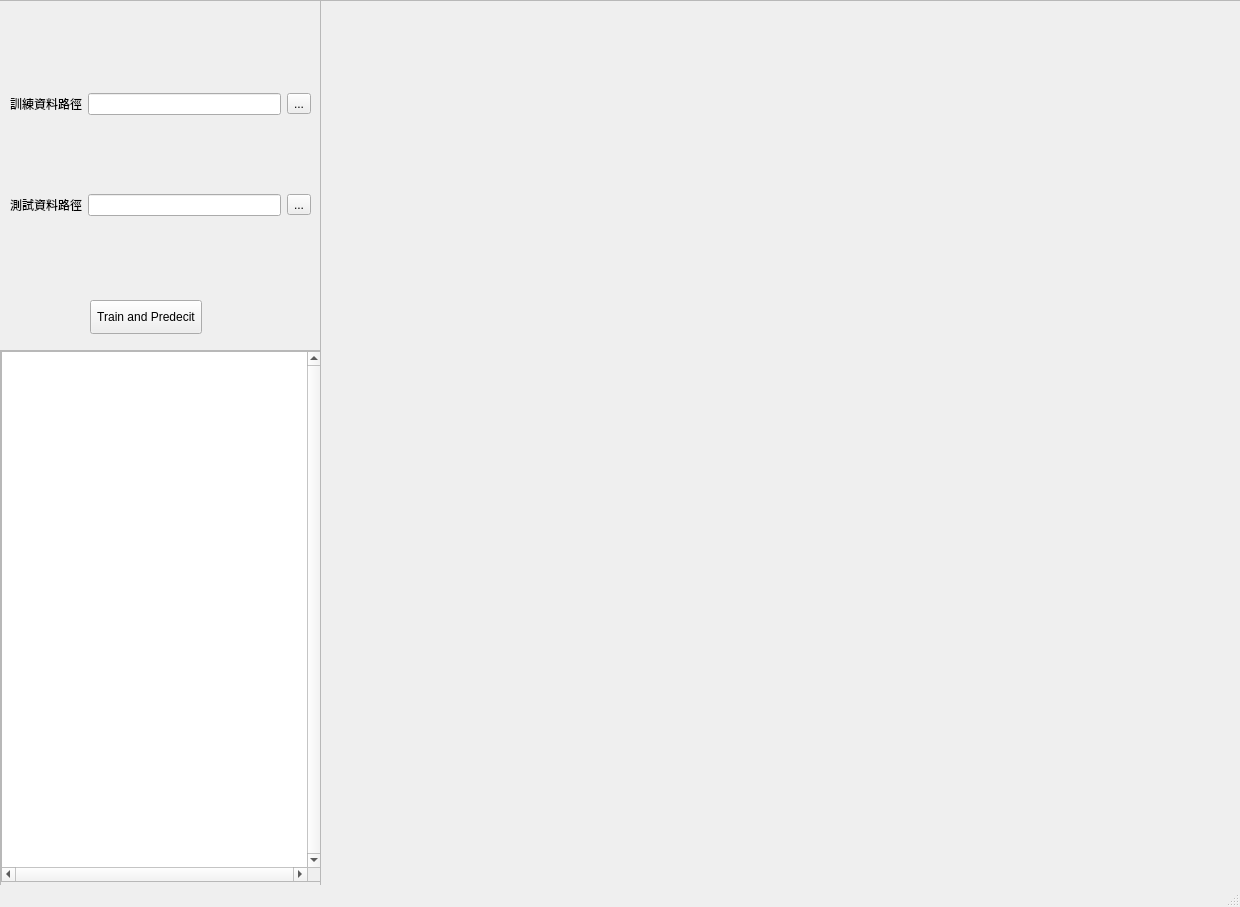
<?xml version="1.0" encoding="UTF-8"?>
<ui version="4.0">
 <class>MainWindow</class>
 <widget class="QMainWindow" name="MainWindow">
  <property name="geometry">
   <rect>
    <x>0</x>
    <y>0</y>
    <width>1240</width>
    <height>907</height>
   </rect>
  </property>
  <property name="windowTitle">
   <string>MainWindow</string>
  </property>
  <widget class="QWidget" name="centralwidget">
   <widget class="QFrame" name="Input_frame">
    <property name="geometry">
     <rect>
      <x>-10</x>
      <y>0</y>
      <width>331</width>
      <height>351</height>
     </rect>
    </property>
    <property name="frameShape">
     <enum>QFrame::StyledPanel</enum>
    </property>
    <property name="frameShadow">
     <enum>QFrame::Raised</enum>
    </property>
    <widget class="QPushButton" name="startButton">
     <property name="geometry">
      <rect>
       <x>100</x>
       <y>300</y>
       <width>112</width>
       <height>34</height>
      </rect>
     </property>
     <property name="text">
      <string>Train and Predecit</string>
     </property>
    </widget>
    <widget class="QWidget" name="layoutWidget">
     <property name="geometry">
      <rect>
       <x>20</x>
       <y>20</y>
       <width>301</width>
       <height>271</height>
      </rect>
     </property>
     <layout class="QVBoxLayout" name="verticalLayout_3">
      <item>
       <layout class="QHBoxLayout" name="horizontalLayout_2">
        <item>
         <widget class="QLabel" name="inputfile_label">
          <property name="text">
           <string>訓練資料路徑</string>
          </property>
         </widget>
        </item>
        <item>
         <widget class="QLineEdit" name="trainfilepath_edit">
          <property name="text">
           <string/>
          </property>
         </widget>
        </item>
        <item>
         <widget class="QToolButton" name="inputfilepath_btn">
          <property name="text">
           <string>...</string>
          </property>
         </widget>
        </item>
       </layout>
      </item>
      <item>
       <layout class="QHBoxLayout" name="horizontalLayout_5">
        <item>
         <widget class="QLabel" name="inputfile_label_2">
          <property name="text">
           <string>測試資料路徑</string>
          </property>
         </widget>
        </item>
        <item>
         <widget class="QLineEdit" name="testfilepath_edit">
          <property name="text">
           <string/>
          </property>
         </widget>
        </item>
        <item>
         <widget class="QToolButton" name="inputfilepath_btn_2">
          <property name="text">
           <string>...</string>
          </property>
         </widget>
        </item>
       </layout>
      </item>
     </layout>
    </widget>
   </widget>
   <widget class="QFrame" name="result_frame">
    <property name="geometry">
     <rect>
      <x>0</x>
      <y>350</y>
      <width>321</width>
      <height>561</height>
     </rect>
    </property>
    <property name="frameShape">
     <enum>QFrame::StyledPanel</enum>
    </property>
    <property name="frameShadow">
     <enum>QFrame::Raised</enum>
    </property>
    <widget class="QScrollArea" name="scrollArea">
     <property name="geometry">
      <rect>
       <x>0</x>
       <y>0</y>
       <width>321</width>
       <height>541</height>
      </rect>
     </property>
     <property name="widgetResizable">
      <bool>true</bool>
     </property>
     <widget class="QWidget" name="scrollAreaWidgetContents">
      <property name="geometry">
       <rect>
        <x>0</x>
        <y>0</y>
        <width>319</width>
        <height>539</height>
       </rect>
      </property>
      <widget class="QTextBrowser" name="textBrowser">
       <property name="geometry">
        <rect>
         <x>0</x>
         <y>0</y>
         <width>321</width>
         <height>531</height>
        </rect>
       </property>
       <property name="verticalScrollBarPolicy">
        <enum>Qt::ScrollBarAlwaysOn</enum>
       </property>
       <property name="horizontalScrollBarPolicy">
        <enum>Qt::ScrollBarAlwaysOn</enum>
       </property>
      </widget>
     </widget>
    </widget>
   </widget>
   <widget class="QFrame" name="plot_frame">
    <property name="geometry">
     <rect>
      <x>320</x>
      <y>0</y>
      <width>1061</width>
      <height>921</height>
     </rect>
    </property>
    <property name="maximumSize">
     <size>
      <width>1061</width>
      <height>921</height>
     </size>
    </property>
    <property name="frameShape">
     <enum>QFrame::StyledPanel</enum>
    </property>
    <property name="frameShadow">
     <enum>QFrame::Raised</enum>
    </property>
    <widget class="QWidget" name="verticalLayoutWidget">
     <property name="geometry">
      <rect>
       <x>0</x>
       <y>0</y>
       <width>921</width>
       <height>881</height>
      </rect>
     </property>
     <layout class="QVBoxLayout" name="plot_layout">
      <property name="sizeConstraint">
       <enum>QLayout::SetDefaultConstraint</enum>
      </property>
     </layout>
    </widget>
   </widget>
  </widget>
  <widget class="QStatusBar" name="statusbar"/>
 </widget>
 <resources/>
 <connections/>
</ui>
